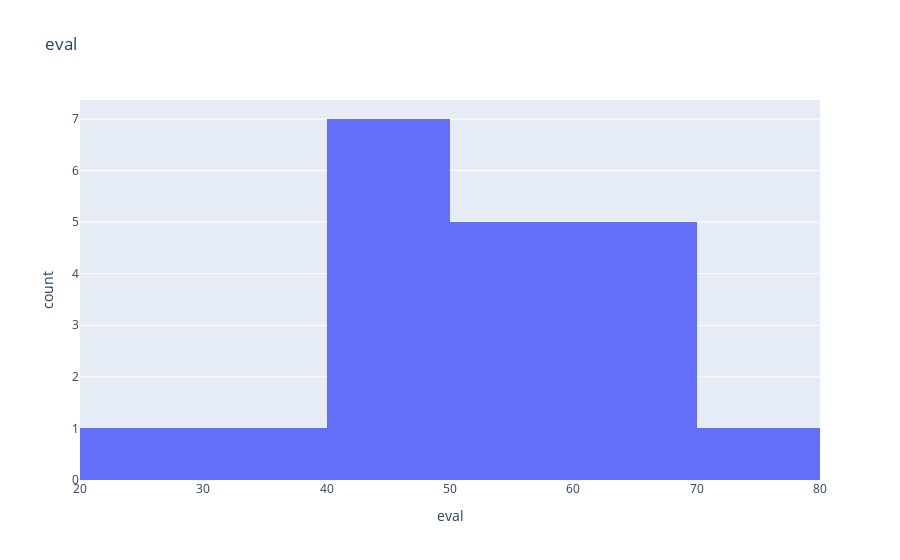
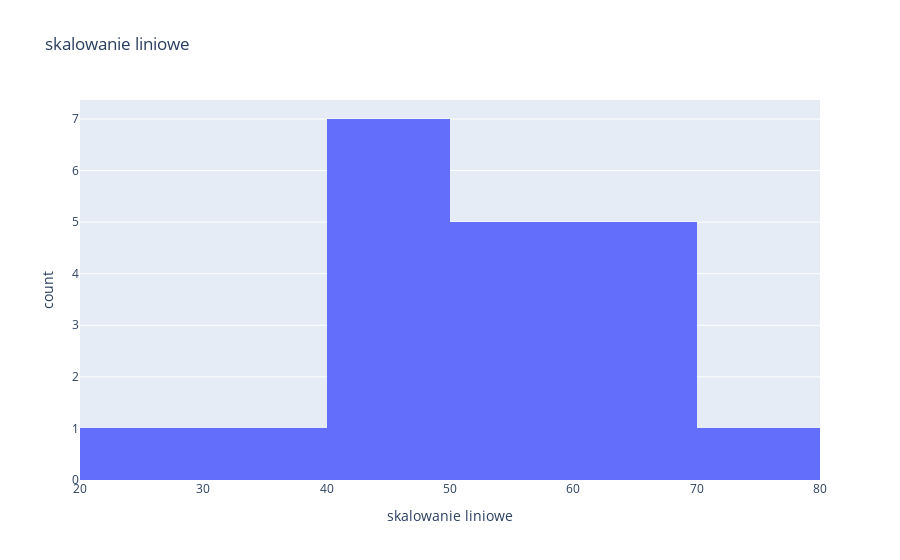
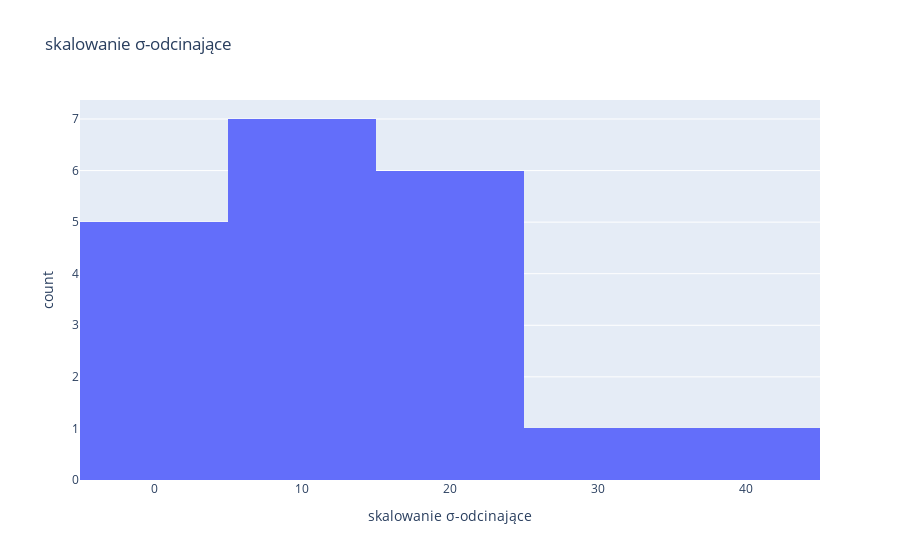

These figures' notebook cell, in order:
### Code cell
for i, column in enumerate(df.columns[4:]):
    fig = px.histogram(df, x=column, title=column)
    fig.show()
    fig.write_image(f"fig{i}.svg")

### Figure 1 — Plotly figure (JSON) as saved in the notebook; plotly's stock layout.template omitted (floating-point values rounded to 4 significant figures)
{"data": [{"alignmentgroup": "True", "bingroup": "x", "hoverlabel": {"namelength": 0}, "hovertemplate": "eval=%{x}<br>count=%{y}", "legendgroup": "", "marker": {"color": "#636efa"}, "name": "", "offsetgroup": "", "orientation": "v", "showlegend": false, "type": "histogram", "x": [63.23, 40.27, 48.82, 48.08, 48.83, 66.07, 37.42, 55.69, 45.76, 78.2, 53.68, 54.82, 60.21, 41.11, 25.87, 56.23, 52.07, 61.47, 60.18, 40.03], "xaxis": "x", "yaxis": "y"}], "layout": {"barmode": "relative", "legend": {"tracegroupgap": 0}, "title": {"text": "eval"}, "xaxis": {"anchor": "y", "domain": [0, 1], "title": {"text": "eval"}}, "yaxis": {"anchor": "x", "domain": [0, 1], "title": {"text": "count"}}}}

### Figure 2 — Plotly figure (JSON) as saved in the notebook; plotly's stock layout.template omitted (floating-point values rounded to 4 significant figures)
{"data": [{"alignmentgroup": "True", "bingroup": "x", "hoverlabel": {"namelength": 0}, "hovertemplate": "skalowanie liniowe=%{x}<br>count=%{y}", "legendgroup": "", "marker": {"color": "#636efa"}, "name": "", "offsetgroup": "", "orientation": "v", "showlegend": false, "type": "histogram", "x": [63.08, 40.42, 48.86, 48.13, 48.87, 65.88, 37.61, 55.64, 45.84, 77.85, 53.65, 54.78, 60.1, 41.26, 26.22, 56.17, 52.07, 61.35, 60.07, 40.18], "xaxis": "x", "yaxis": "y"}], "layout": {"barmode": "relative", "legend": {"tracegroupgap": 0}, "title": {"text": "skalowanie liniowe"}, "xaxis": {"anchor": "y", "domain": [0, 1], "title": {"text": "skalowanie liniowe"}}, "yaxis": {"anchor": "x", "domain": [0, 1], "title": {"text": "count"}}}}

### Figure 3 — Plotly figure (JSON) as saved in the notebook; plotly's stock layout.template omitted (floating-point values rounded to 4 significant figures)
{"data": [{"alignmentgroup": "True", "bingroup": "x", "hoverlabel": {"namelength": 0}, "hovertemplate": "skalowanie σ-odcinające=%{x}<br>count=%{y}", "legendgroup": "", "marker": {"color": "#636efa"}, "name": "", "offsetgroup": "", "orientation": "v", "showlegend": false, "type": "histogram", "x": [23.13, 0.1683, 8.72, 7.98, 8.729, 25.97, 0, 15.59, 5.658, 38.1, 13.58, 14.72, 20.11, 1.012, 0, 16.13, 11.97, 21.37, 20.08, 0], "xaxis": "x", "yaxis": "y"}], "layout": {"barmode": "relative", "legend": {"tracegroupgap": 0}, "title": {"text": "skalowanie σ-odcinające"}, "xaxis": {"anchor": "y", "domain": [0, 1], "title": {"text": "skalowanie σ-odcinające"}}, "yaxis": {"anchor": "x", "domain": [0, 1], "title": {"text": "count"}}}}
